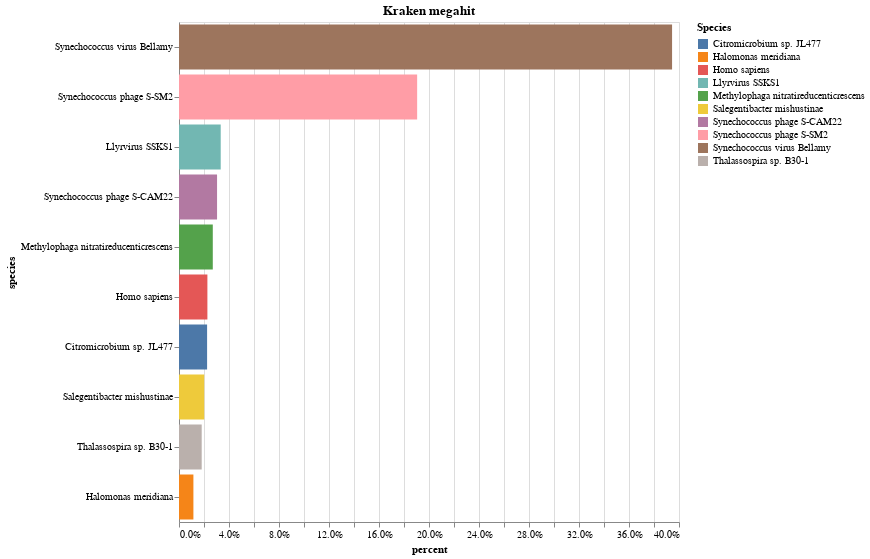

Here is the notebook cell this chart was saved with:
### Code cell
alt.Chart(kraken_megahit, title='Kraken megahit').mark_bar().encode(
 alt.X('percent:Q', axis=alt.Axis(format='.1%')),
 alt.Y('species:N', sort='-x'),
 alt.Color('species', title='Species')
).properties(width=500, height=500)

### Figure 1 — Vega-Lite specification as saved in the notebook (floating-point values rounded to 4 significant figures)
{"config": {"view": {"continuousWidth": 400, "continuousHeight": 300}}, "data": {"name": "data-aa65d7881f985613826de953fd8898f9"}, "mark": "bar", "encoding": {"color": {"field": "species", "title": "Species", "type": "nominal"}, "x": {"axis": {"format": ".1%"}, "field": "percent", "type": "quantitative"}, "y": {"field": "species", "sort": "-x", "type": "nominal"}}, "height": 500, "title": "Kraken megahit", "width": 500, "$schema": "https://vega.github.io/schema/vega-lite/v4.17.0.json", "datasets": {"data-aa65d7881f985613826de953fd8898f9": [{"taxonomy": "s__Synechococcus virus Bellamy", "count": 26324, "domain": "Virus", "kingdom": null, "phylum": null, "klass": null, "order": null, "family": null, "genus": null, "species": "Synechococcus virus Bellamy", "percent": 0.3945}, {"taxonomy": "s__Synechococcus phage S-SM2", "count": 12714, "domain": "Virus", "kingdom": null, "phylum": null, "klass": null, "order": null, "family": null, "genus": null, "species": "Synechococcus phage S-SM2", "percent": 0.1905}, {"taxonomy": "s__Llyrvirus SSKS1", "count": 2227, "domain": "Virus", "kingdom": null, "phylum": null, "klass": null, "order": null, "family": null, "genus": null, "species": "Llyrvirus SSKS1", "percent": 0.03337}, {"taxonomy": "s__Synechococcus phage S-CAM22", "count": 2032, "domain": "Virus", "kingdom": null, "phylum": null, "klass": null, "order": null, "family": null, "genus": null, "species": "Synechococcus phage S-CAM22", "percent": 0.03045}, {"taxonomy": "s__Methylophaga nitratireducenticrescens", "count": 1804, "domain": "Bacteria", "kingdom": null, "phylum": null, "klass": null, "order": null, "family": null, "genus": null, "species": "Methylophaga nitratireducenticrescens", "percent": 0.02703}, {"taxonomy": "s__Homo sapiens", "count": 1516, "domain": "Other", "kingdom": null, "phylum": null, "klass": null, "order": null, "family": null, "genus": null, "species": "Homo sapiens", "percent": 0.02272}, {"taxonomy": "s__Citromicrobium sp. JL477", "count": 1500, "domain": "Bacteria", "kingdom": null, "phylum": null, "klass": null, "order": null, "family": null, "genus": null, "species": "Citromicrobium sp. JL477", "percent": 0.02248}, {"taxonomy": "s__Salegentibacter mishustinae", "count": 1346, "domain": "Bacteria", "kingdom": null, "phylum": null, "klass": null, "order": null, "family": null, "genus": null, "species": "Salegentibacter mishustinae", "percent": 0.02017}, {"taxonomy": "s__Thalassospira sp. B30-1", "count": 1212, "domain": "Bacteria", "kingdom": null, "phylum": null, "klass": null, "order": null, "family": null, "genus": null, "species": "Thalassospira sp. B30-1", "percent": 0.01816}, {"taxonomy": "s__Halomonas meridiana", "count": 769, "domain": "Bacteria", "kingdom": null, "phylum": null, "klass": null, "order": null, "family": null, "genus": null, "species": "Halomonas meridiana", "percent": 0.01152}]}}
